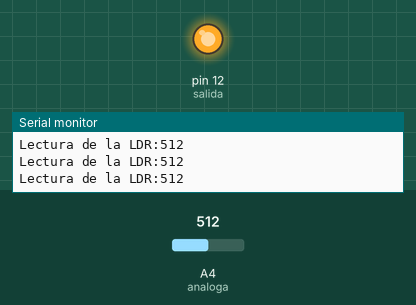
A sketch run on a simulated Arduino Uno, built with avr-gcc and run on an emulated ATmega328P. Parts: output pins drawn as LEDs (lit = HIGH), the last lines printed to the serial monitor. The test bench sets the inputs (shaded band); at power-on: A4 (analoga) = 512.

Above: at 1.3 s.
1.4 s: A4 (analoga) set to 364
2.9 s: A4 (analoga) set to 343
At 3.4 s:
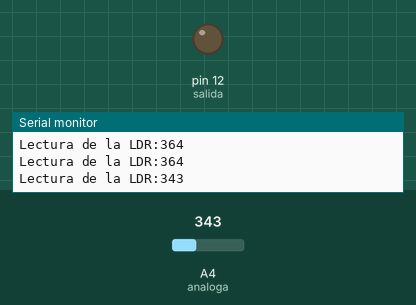
Timing chart, 0 to 5.9 s (numbered marks = the images above; inputs shaded):
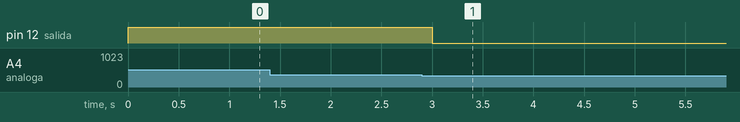

Measured:
- the behaviour switches between 350 and 349 on A4 (analoga) (found by bisection; images 0 and 1)
- after the input at 2.9 s, pin 12 (salida): HIGH → LOW after 0.10 s

The sketch:

Sensor_de_temperatura.ino
```cpp
//Entradas analogas
int analoga =4;

//valor de lectura de entrada analoga
int anlg_val = 0;

//salidas
int salida =12;


void setup()
{


pinMode(salida, OUTPUT);


Serial. begin  (9600);
}
//funcion para encender o apagar salidas
void onOut (int val, int out){
  if(val){
    digitalWrite (out,HIGH);
  }else{

  digitalWrite (out, LOW);
  }

}

void loop() {

  anlg_val = analogRead (analoga);
  Serial.print ("Lectura de la LDR:");
  Serial.println (anlg_val);


  if (anlg_val < 350){

     digitalWrite(salida,LOW);

delay(5000);
 }else {

   digitalWrite(salida,HIGH);

   delay(500);

 } }


 // put your setup code here, to run once:
```
